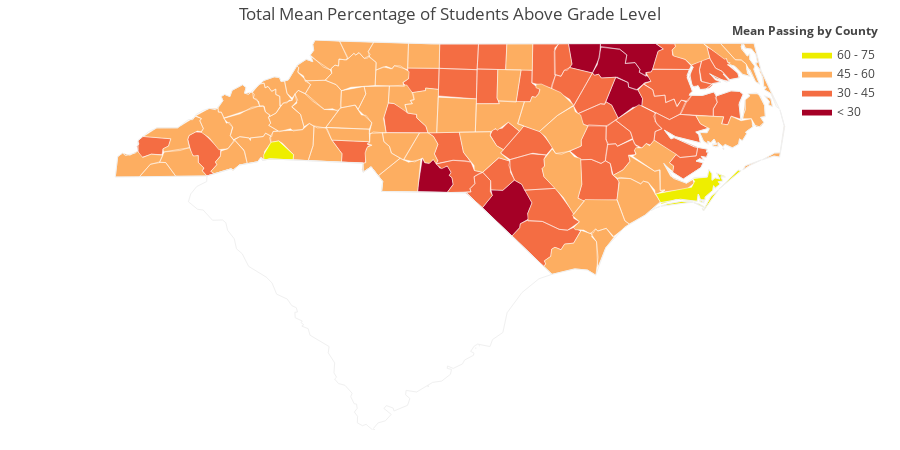

Notebook source saved alongside this figure:
### Code cell
ccr_all = final.groupby('County name')['pct_ccr'].agg('mean')
fips_all= final.groupby('County name')['FIPS'].agg('unique')

mean_ccr = ccr_all.tolist()
fips = fips_all.tolist()

colorscale = [
    'rgb(165,0,38)',
    'rgb(244,109,67)',
    'rgb(253,174,97)',
    'rgb(238,238,0)',
    'rgb(124,252,0)',
    'rgb(48,128,20)'
]

fig = ff.create_choropleth(
    fips=fips_all, values=mean_ccr, scope=['North Carolina', 'SC'],
     binning_endpoints=[30, 45, 60, 75], colorscale=colorscale,
    county_outline={'color': 'rgb(255,255,255)', 'width': 0.5}, round_legend_values=True,
    legend_title='Mean Passing by County', title="Total Mean Percentage of Students Above Grade Level"
)
py.offline.iplot(fig, filename='choropleth_nc_and_surr_states_outlines')

### Figure 1 — Plotly figure (JSON) as saved in the notebook; plotly's stock layout.template omitted (floating-point values rounded to 4 significant figures; data arrays with more than 128 entries replaced by an {"elided": "..."} marker saying what was removed)
{"data": [{"fill": "toself", "fillcolor": "rgb(165,0,38)", "hoverinfo": "none", "line": {"color": "rgb(255,255,255)", "width": 0.5}, "mode": "lines", "name": "< 30", "type": "scatter", "uid": "b0171e6a-b922-4882-be01-16a064832e65", "x": [-80.31, -80.26, -80.23, -80.17, -80.11, -80.02, -79.93, -79.88, -79.9, -79.86, -79.85, -79.93, -80.32, -80.31, null, -77.83, -77.7, -77.53, -77.53, -77.4, -77.34, -77.35, -77.47, -77.67, -77.75, -77.83, null, -78.01, -77.94, -77.89, -77.64, -77.55, -77.57, -77.44, -77.38, -77.39, -77.26, -77.23, -77.31, -77.42, -77.53, -77.53, -77.68, -77.89, -77.92, -77.98, -78.01, null, -77.9, -77.17, -77.07, -77.14, -77.21, -77.23, -77.3, -77.3, -77.39, -77.38, -77.44, -77.57, -77.55, -77.64, -77.9, -77.9, null, -79.46, -79.33, -79.35, -79.19, -79.04, -78.94, -78.81, -78.86, -78.85, -78.96, -78.97, -79.07, -79.46, null, -78.32, -77.9, -77.91, -78.01, -78.31, -78.28, -78.32, null], "y": [34.91, 35.21, 35.16, 35.15, 35.19, 35.09, 35.12, 35.04, 35.01, 34.98, 34.9, 34.81, 34.81, 34.91, null, 35.87, 36.15, 36.09, 36.04, 36.0, 35.91, 35.82, 35.8, 35.67, 35.83, 35.87, null, 36.2, 36.3, 36.51, 36.48, 36.41, 36.31, 36.32, 36.25, 36.21, 36.16, 36.11, 36.09, 36.0, 36.04, 36.09, 36.15, 36.14, 36.19, 36.18, 36.2, null, 36.54, 36.55, 36.48, 36.46, 36.25, 36.21, 36.21, 36.16, 36.21, 36.25, 36.32, 36.31, 36.41, 36.48, 36.5, 36.54, null, 34.63, 34.77, 34.84, 34.83, 34.95, 34.9, 34.69, 34.56, 34.5, 34.44, 34.4, 34.3, 34.63, null, 36.54, 36.54, 36.38, 36.2, 36.27, 36.31, 36.54, null]}, {"fill": "toself", "fillcolor": "rgb(244,109,67)", "hoverinfo": "none", "line": {"color": "rgb(255,255,255)", "width": 0.5}, "mode": "lines", "name": "30 - 45", "type": "scatter", "uid": "373a1bc9-7aad-40fd-8e6b-ba0e0f68a5e7", "x": {"elided": "500 float values"}, "y": {"elided": "500 float values"}}, {"fill": "toself", "fillcolor": "rgb(253,174,97)", "hoverinfo": "none", "line": {"color": "rgb(255,255,255)", "width": 0.5}, "mode": "lines", "name": "45 - 60", "type": "scatter", "uid": "d8dcd213-f55a-4e36-99d5-bbfc55607739", "x": {"elided": "828 float values"}, "y": {"elided": "828 float values"}}, {"fill": "toself", "fillcolor": "rgb(238,238,0)", "hoverinfo": "none", "line": {"color": "rgb(255,255,255)", "width": 0.5}, "mode": "lines", "name": "60 - 75", "type": "scatter", "uid": "81dd7f20-a67a-49c5-80ce-24a7d092bcf0", "x": [-76.33, -76.08, -76.04, -76.32, -76.33, null, -76.55, -76.54, -76.52, -76.54, -76.55, null, -76.55, -76.53, -76.44, -76.34, -76.54, -76.55, null, -76.59, -76.56, -76.53, -76.58, -76.59, null, -76.67, -76.59, -76.53, -76.53, -76.67, null, -77.1, -77.01, -76.82, -76.68, -77.1, null, -77.17, -76.69, -76.65, -76.68, -76.48, -76.47, -76.42, -76.42, -76.38, -76.32, -76.36, -76.24, -76.31, -76.28, -76.34, -76.31, -76.38, -76.4, -76.41, -76.51, -76.52, -76.58, -76.6, -76.62, -76.9, -77.09, -77.17, null, -82.36, -82.26, -82.16, -81.96, -81.97, -82.33, -82.35, -82.36, null], "y": [34.85, 35.07, 35.06, 34.85, 34.85, null, 34.71, 34.71, 34.71, 34.7, 34.71, null, 34.62, 34.61, 34.76, 34.84, 34.59, 34.62, null, 34.71, 34.71, 34.69, 34.7, 34.71, null, 34.69, 34.67, 34.64, 34.63, 34.69, null, 34.65, 34.68, 34.7, 34.7, 34.65, null, 34.79, 34.87, 34.94, 34.97, 34.99, 35.08, 35.03, 34.95, 34.98, 34.97, 35.04, 35.0, 34.99, 34.94, 34.93, 34.91, 34.86, 34.89, 34.83, 34.75, 34.72, 34.72, 34.79, 34.7, 34.73, 34.67, 34.79, null, 35.24, 35.39, 35.41, 35.25, 35.19, 35.19, 35.19, 35.24, null]}, {"fill": "toself", "fillcolor": "rgb(124,252,0)", "hoverinfo": "none", "line": {"color": "rgb(255,255,255)", "width": 0.5}, "mode": "lines", "name": "> 75", "type": "scatter", "uid": "2b0c623e-c7fc-4730-a229-a5155225485f", "x": [], "y": []}, {"hoverinfo": "text", "legendgroup": "centroids", "marker": {"color": "white", "opacity": 0}, "mode": "markers", "name": "US Counties", "selected": {"marker": {"color": "white", "opacity": 1, "size": 3}}, "showlegend": false, "text": ["County: Onslow<br>State: North Carolina<br>FIPS: 37133<br>Value: 45.162352941176465", "County: Onslow<br>State: North Carolina<br>FIPS: 37133<br>Value: 45.162352941176465", "County: Onslow<br>State: North Carolina<br>FIPS: 37133<br>Value: 45.162352941176465", "County: Hyde<br>State: North Carolina<br>FIPS: 37095<br>Value: 46.52666666666667", "County: Hyde<br>State: North Carolina<br>FIPS: 37095<br>Value: 46.52666666666667", "County: Hyde<br>State: North Carolina<br>FIPS: 37095<br>Value: 46.52666666666667", "County: Hyde<br>State: North Carolina<br>FIPS: 37095<br>Value: 46.52666666666667", "County: Dare<br>State: North Carolina<br>FIPS: 37055<br>Value: 53.136363636363626", "County: Dare<br>State: North Carolina<br>FIPS: 37055<br>Value: 53.136363636363626", "County: Dare<br>State: North Carolina<br>FIPS: 37055<br>Value: 53.136363636363626", "County: Dare<br>State: North Carolina<br>FIPS: 37055<br>Value: 53.136363636363626", "County: Carteret<br>State: North Carolina<br>FIPS: 37031<br>Value: 60.01395348837208", "County: Carteret<br>State: North Carolina<br>FIPS: 37031<br>Value: 60.01395348837208", "County: Carteret<br>State: North Carolina<br>FIPS: 37031<br>Value: 60.01395348837208", "County: Carteret<br>State: North Carolina<br>FIPS: 37031<br>Value: 60.01395348837208", "County: Carteret<br>State: North Carolina<br>FIPS: 37031<br>Value: 60.01395348837208", "County: Carteret<br>State: North Carolina<br>FIPS: 37031<br>Value: 60.01395348837208", "County: Carteret<br>State: North Carolina<br>FIPS: 37031<br>Value: 60.01395348837208", "County: Alamance<br>State: North Carolina<br>FIPS: 37001<br>Value: 42.12751322751323", "County: Alexander<br>State: North Carolina<br>FIPS: 37003<br>Value: 50.97200000000001", "County: Alleghany<br>State: North Carolina<br>FIPS: 37005<br>Value: 50.675", "County: Anson<br>State: North Carolina<br>FIPS: 37007<br>Value: 29.122222222222224", "County: Ashe<br>State: North Carolina<br>FIPS: 37009<br>Value: 54.60800000000001", "County: Avery<br>State: North Carolina<br>FIPS: 37011<br>Value: 45.981249999999996", "County: Beaufort<br>State: North Carolina<br>FIPS: 37013<br>Value: 41.464285714285694", "County: Bertie<br>State: North Carolina<br>FIPS: 37015<br>Value: 34.52820512820512", "County: Bladen<br>State: North Carolina<br>FIPS: 37017<br>Value: 34.94461538461539", "County: Brunswick<br>State: North Carolina<br>FIPS: 37019<br>Value: 46.66499999999999", "County: Buncombe<br>State: North Carolina<br>FIPS: 37021<br>Value: 53.16210937500002", "County: Burke<br>State: North Carolina<br>FIPS: 37023<br>Value: 49.068888888888885", "County: Cabarrus<br>State: North Carolina<br>FIPS: 37025<br>Value: 47.13169642857144", "County: Caldwell<br>State: North Carolina<br>FIPS: 37027<br>Value: 45.59384615384616", "County: Camden<br>State: North Carolina<br>FIPS: 37029<br>Value: 56.434782608695635", "County: Caswell<br>State: North Carolina<br>FIPS: 37033<br>Value: 36.99666666666667", "County: Catawba<br>State: North Carolina<br>FIPS: 37035<br>Value: 47.173853211009195", "County: Chatham<br>State: North Carolina<br>FIPS: 37037<br>Value: 49.54315789473684", "County: Cherokee<br>State: North Carolina<br>FIPS: 37039<br>Value: 47.07042253521127", "County: Chowan<br>State: North Carolina<br>FIPS: 37041<br>Value: 39.879999999999995", "County: Clay<br>State: North Carolina<br>FIPS: 37043<br>Value: 45.92666666666667", "County: Cleveland<br>State: North Carolina<br>FIPS: 37045<br>Value: 48.00620689655173", "County: Columbus<br>State: North Carolina<br>FIPS: 37047<br>Value: 37.21652173913043", "County: Craven<br>State: North Carolina<br>FIPS: 37049<br>Value: 49.675999999999995", "County: Cumberland<br>State: North Carolina<br>FIPS: 37051<br>Value: 44.29690476190477", "County: Currituck<br>State: North Carolina<br>FIPS: 37053<br>Value: 51.01272727272727", "County: Davidson<br>State: North Carolina<br>FIPS: 37057<br>Value: 45.63377777777773", "County: Davie<br>State: North Carolina<br>FIPS: 37059<br>Value: 52.94999999999998", "County: Duplin<br>State: North Carolina<br>FIPS: 37061<br>Value: 35.03376623376623", "County: Durham<br>State: North Carolina<br>FIPS: 37063<br>Value: 37.42615894039735", "County: Edgecombe<br>State: North Carolina<br>FIPS: 37065<br>Value: 26.662686567164176", "County: Forsyth<br>State: North Carolina<br>FIPS: 37067<br>Value: 39.84014962593514", "County: Franklin<br>State: North Carolina<br>FIPS: 37069<br>Value: 43.11749999999999", "County: Gaston<br>State: North Carolina<br>FIPS: 37071<br>Value: 41.99695817490493", "County: Gates<br>State: North Carolina<br>FIPS: 37073<br>Value: 48.23999999999999", "County: Graham<br>State: North Carolina<br>FIPS: 37075<br>Value: 42.98666666666667", "County: Granville<br>State: North Carolina<br>FIPS: 37077<br>Value: 38.110752688172035", "County: Greene<br>State: North Carolina<br>FIPS: 37079<br>Value: 35.784", "County: Guilford<br>State: North Carolina<br>FIPS: 37081<br>Value: 43.261093750000015", "County: Halifax<br>State: North Carolina<br>FIPS: 37083<br>Value: 28.261956521739126", "County: Harnett<br>State: North Carolina<br>FIPS: 37085<br>Value: 38.120000000000005", "County: Haywood<br>State: North Carolina<br>FIPS: 37087<br>Value: 56.370512820512836", "County: Henderson<br>State: North Carolina<br>FIPS: 37089<br>Value: 57.39999999999998", "County: Hertford<br>State: North Carolina<br>FIPS: 37091<br>Value: 33.182857142857145", "County: Hoke<br>State: North Carolina<br>FIPS: 37093<br>Value: 39.576923076923094", "County: Iredell<br>State: North Carolina<br>FIPS: 37097<br>Value: 51.420535714285734", "County: Jackson<br>State: North Carolina<br>FIPS: 37099<br>Value: 42.81999999999999", "County: Johnston<br>State: North Carolina<br>FIPS: 37101<br>Value: 45.43881278538812", "County: Jones<br>State: North Carolina<br>FIPS: 37103<br>Value: 45.56666666666668", "County: Lee<br>State: North Carolina<br>FIPS: 37105<br>Value: 39.24102564102563", "County: Lenoir<br>State: North Carolina<br>FIPS: 37107<br>Value: 33.101111111111116", "County: Lincoln<br>State: North Carolina<br>FIPS: 37109<br>Value: 53.66666666666664", "County: Macon<br>State: North Carolina<br>FIPS: 37113<br>Value: 45.96363636363636", "County: Madison<br>State: North Carolina<br>FIPS: 37115<br>Value: 52.87187500000002", "County: Martin<br>State: North Carolina<br>FIPS: 37117<br>Value: 33.366666666666674", "County: McDowell<br>State: North Carolina<br>FIPS: 37111<br>Value: 45.88500000000001", "County: Mecklenburg<br>State: North Carolina<br>FIPS: 37119<br>Value: 48.74710059171602", "County: Mitchell<br>State: North Carolina<br>FIPS: 37121<br>Value: 50.39", "County: Montgomery<br>State: North Carolina<br>FIPS: 37123<br>Value: 35.368", "County: Moore<br>State: North Carolina<br>FIPS: 37125<br>Value: 49.260869565217384", "County: Nash<br>State: North Carolina<br>FIPS: 37127<br>Value: 31.601587301587298", "County: New Hanover<br>State: North Carolina<br>FIPS: 37129<br>Value: 51.58279069767443", "County: Northampton<br>State: North Carolina<br>FIPS: 37131<br>Value: 24.11666666666667", "County: Orange<br>State: North Carolina<br>FIPS: 37135<br>Value: 59.11666666666665", "County: Pamlico<br>State: North Carolina<br>FIPS: 37137<br>Value: 42.97500000000001", "County: Pasquotank<br>State: North Carolina<br>FIPS: 37139<br>Value: 33.813333333333325", "County: Pender<br>State: North Carolina<br>FIPS: 37141<br>Value: 48.86533333333334", "County: Perquimans<br>State: North Carolina<br>FIPS: 37143<br>Value: 41.57333333333334", "County: Person<br>State: North Carolina<br>FIPS: 37145<br>Value: 49.20833333333334", "County: Pitt<br>State: North Carolina<br>FIPS: 37147<br>Value: 38.26176470588236", "County: Polk<br>State: North Carolina<br>FIPS: 37149<br>Value: 63.79714285714286", "County: Randolph<br>State: North Carolina<br>FIPS: 37151<br>Value: 45.58102564102565", "County: Richmond<br>State: North Carolina<br>FIPS: 37153<br>Value: 40.546835443037985", "County: Robeson<br>State: North Carolina<br>FIPS: 37155<br>Value: 29.692380952380958", "County: Rockingham<br>State: North Carolina<br>FIPS: 37157<br>Value: 42.713846153846156", "County: Rowan<br>State: North Carolina<br>FIPS: 37159<br>Value: 35.27428571428572", "County: Rutherford<br>State: North Carolina<br>FIPS: 37161<br>Value: 49.31", "County: Sampson<br>State: North Carolina<br>FIPS: 37163<br>Value: 48.46727272727274", "County: Scotland<br>State: North Carolina<br>FIPS: 37165<br>Value: 40.9953125", "County: Stanly<br>State: North Carolina<br>FIPS: 37167<br>Value: 45.20555555555555", "County: Stokes<br>State: North Carolina<br>FIPS: 37169<br>Value: 47.45154639175258", "County: Surry<br>State: North Carolina<br>FIPS: 37171<br>Value: 55.65384615384616", "County: Swain<br>State: North Carolina<br>FIPS: 37173<br>Value: 48.327999999999996", "County: Transylvania<br>State: North Carolina<br>FIPS: 37175<br>Value: 50.593999999999994", "County: Tyrrell<br>State: North Carolina<br>FIPS: 37177<br>Value: 32.79333333333333", "County: Union<br>State: North Carolina<br>FIPS: 37179<br>Value: 59.757358490566034", "County: Vance<br>State: North Carolina<br>FIPS: 37181<br>Value: 35.14111111111112", "County: Wake<br>State: North Carolina<br>FIPS: 37183<br>Value: 56.60786267995564", "County: Warren<br>State: North Carolina<br>FIPS: 37185<br>Value: 29.797777777777775", "County: Washington<br>State: North Carolina<br>FIPS: 37187<br>Value: 30.6", "County: Watauga<br>State: North Carolina<br>FIPS: 37189<br>Value: 58.54200000000001", "County: Wayne<br>State: North Carolina<br>FIPS: 37191<br>Value: 35.00512820512821", "County: Wilkes<br>State: North Carolina<br>FIPS: 37193<br>Value: 47.0591304347826", "County: Wilson<br>State: North Carolina<br>FIPS: 37195<br>Value: 38.783076923076926", "County: Yadkin<br>State: North Carolina<br>FIPS: 37197<br>Value: 49.21", "County: Yancey<br>State: North Carolina<br>FIPS: 37199<br>Value: 58.679999999999986"], "type": "scatter", "uid": "89b1f782-9617-4cff-97a9-1ead0cb30e43", "unselected": {"marker": {"opacity": 0}}, "x": [[-77.14], [-77.21], [-77.43], [-75.75], [-75.92], [-76.27], [-76.25], [-75.66], [-75.54], [-75.67], [-75.86], [-76.14], [-76.53], [-76.45], [-76.56], [-76.6], [-76.89], [-76.67], -79.4, -81.18, -81.13, -80.1, -81.5, -81.92, -76.86, -76.98, -78.56, -78.24, -82.53, -81.7, -80.55, -81.55, -76.21, -79.33, -81.22, -79.26, -84.06, -76.61, -83.75, -81.56, -78.66, -77.09, -78.83, -76.01, -80.21, -80.54, -77.93, -78.88, -77.6, -80.26, -78.29, -81.18, -76.7, -83.83, -78.65, -77.68, -79.79, -77.65, -78.87, -82.98, -82.48, -76.98, -79.24, -80.87, -83.14, -78.37, -77.36, -79.17, -77.64, -81.22, -83.42, -82.71, -77.11, -82.05, -80.83, -82.16, -79.91, -79.48, -77.99, -77.88, -77.4, -79.12, -76.74, -76.28, -77.91, -76.44, -78.97, -77.37, -82.17, -79.81, -79.75, -79.1, -79.77, -80.52, -81.92, -78.37, -79.48, -80.25, -80.24, -80.69, -83.49, -82.8, -76.21, -80.53, -78.41, -78.65, -78.11, -76.58, -81.7, -78.0, -81.16, -77.92, -80.67, -82.31], "y": [[34.64], [34.61], [34.73], [35.19], [35.13], [35.32], [35.54], [35.88], [35.41], [36.0], [35.78], [35.0], [34.71], [34.72], [34.7], [34.67], [34.68], [34.84], 36.04, 35.92, 36.49, 34.97, 36.43, 36.08, 35.49, 36.07, 34.61, 34.07, 35.61, 35.75, 35.39, 35.95, 36.39, 36.39, 35.66, 35.7, 35.13, 36.15, 35.06, 35.33, 34.27, 35.12, 35.05, 36.4, 35.79, 35.93, 34.94, 36.04, 35.91, 36.13, 36.08, 35.29, 36.44, 35.35, 36.3, 35.48, 36.08, 36.26, 35.37, 35.56, 35.34, 36.36, 35.02, 35.81, 35.29, 35.52, 35.02, 35.48, 35.24, 35.49, 35.15, 35.86, 35.84, 35.68, 35.25, 36.01, 35.33, 35.31, 35.97, 34.23, 36.42, 36.06, 35.14, 36.3, 34.52, 36.21, 36.39, 35.59, 35.28, 35.71, 35.01, 34.64, 36.4, 35.64, 35.4, 34.99, 34.84, 35.31, 36.4, 36.41, 35.49, 35.2, 35.82, 34.99, 36.36, 35.79, 36.4, 35.82, 36.23, 35.36, 36.21, 35.71, 36.16, 35.9]}, {"hoverinfo": "text", "legendgroup": "States", "line": {"color": "rgb(240, 240, 240)", "width": 1}, "mode": "lines", "showlegend": false, "type": "scatter", "uid": "dfc71f66-f70e-49f9-9f1b-b52ed0175309", "x": {"elided": "397 float values"}, "y": {"elided": "397 float values"}}], "layout": {"annotations": [{"showarrow": false, "text": "<b>Mean Passing by County</b>", "x": 1, "xanchor": "right", "xref": "paper", "y": 1.05, "yref": "paper"}], "dragmode": "select", "height": 450, "hovermode": "closest", "legend": {"traceorder": "reversed", "x": 1, "xanchor": "right", "y": 1, "yanchor": "top"}, "margin": {"b": 20, "l": 20, "r": 20, "t": 40}, "title": "Total Mean Percentage of Students Above Grade Level", "width": 900, "xaxis": {"autorange": false, "fixedrange": true, "range": [-85.58, -74.2], "showgrid": false, "showticklabels": false, "zeroline": false}, "yaxis": {"autorange": false, "fixedrange": true, "range": [32.03, 36.59], "showgrid": false, "showticklabels": false, "zeroline": false}}}
